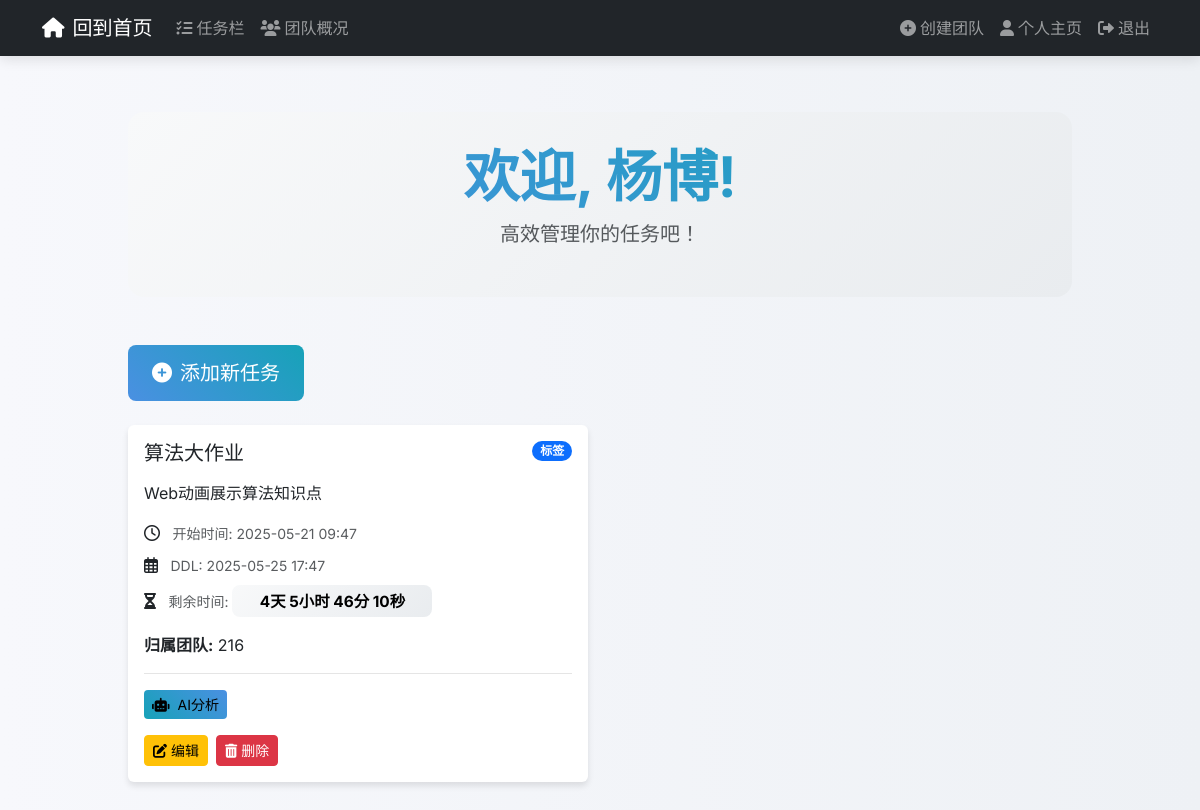
The page /dashboard (signed in) on the database its author committed.
### app.py (models this page shows, shortened)
class User(db.Model):
    id = db.Column(db.Integer, primary_key=True)
    username = db.Column(db.String(20), unique=True, nullable=False)
    email = db.Column(db.String(120), unique=True, nullable=False)
    password = db.Column(db.String(60), nullable=False)
    profile_picture = db.Column(db.String(20), nullable=True)  # Changed to nullable
    bio = db.Column(db.Text, nullable=True)
    created_at = db.Column(db.DateTime, nullable=True)  # Changed to nullable
    data = db.relationship('UserData',back_populates='user')
    is_admin = db.Column(db.Boolean, default=False)

class UserData(db.Model):
    id = db.Column(db.Integer, primary_key=True)
    title = db.Column(db.String(100), nullable=False)
    content = db.Column(db.Text, nullable=False)
    created_at = db.Column(db.DateTime, nullable=False, default=datetime.utcnow)
    deadline = db.Column(db.DateTime, nullable=True)  # New field
    ai_analysis = db.Column(db.Text, nullable=True)   # New field
    updated_at = db.Column(db.DateTime, nullable=False, default=datetime.utcnow, onupdate=datetime.utcnow)
    user_id = db.Column(db.Integer, db.ForeignKey('user.id'), nullable=False)
    user = db.relationship('User',back_populates='data')
    team_id = db.Column(db.Integer, db.ForeignKey('team.id'), nullable=True)  # 关联团队
    team = db.relationship('Team', backref='tasks')
    team_editable = db.Column(db.Boolean, default=False)

class Team(db.Model):
    id = db.Column(db.Integer, primary_key=True)
    name = db.Column(db.String(100), nullable=False)
    description = db.Column(db.Text, nullable=True)
    members = db.relationship('User', secondary='team_members', backref='teams')
    password = db.Column(db.String(6), nullable=False)  # 6位数字密码，必填

### app.py (the view)
@app.route('/dashboard')
@login_required
def dashboard():
    user = User.query.get_or_404(session['user_id'])
    teams = user.teams
    tasks = user_data = UserData.query.filter(
        or_(
            UserData.user_id == user.id,
            and_(
                UserData.team_id.in_([team.id for team in user.teams])
            )
        )
    ).order_by(UserData.created_at.desc()).all()
    return render_template('dashboard.html', user=user, user_data=tasks)

### app.py (called while the page is built)
def login_required(f):
    @wraps(f)
    def decorated_function(*args, **kwargs):
        if 'user_id' not in session:
            flash('Please log in to access this page.', 'warning')
            return redirect(url_for('login'))
        return f(*args, **kwargs)
    return decorated_function

### templates/dashboard.html (shortened to what this page needs)
{% extends "base.html" %}
{% block content %}
<div class="container mt-4">
    <div class="welcome-section text-center mb-5">
        <h1 class="display-4 fw-bold text-gradient">欢迎, {{ user.username }}!</h1>
        <p class="lead text-muted">高效管理你的任务吧！</p>
    </div>
    <div class="row mb-4">
        <div class="col">
            <a href="{{ url_for('add_data') }}" class="btn btn-primary btn-lg add-task-btn">
                <i class="fas fa-plus-circle me-2"></i>添加新任务
            </a>
        </div>
    </div>
    <div class="row">
        {% for data in user_data %}
        <div class="col-md-6 mb-4">
            <div class="card task-card h-100">
                <div class="card-body">
                    <div class="d-flex justify-content-between align-items-start mb-3">
                        <h5 class="card-title mb-0">{{ data.title }}</h5>
                        <span class="badge bg-primary rounded-pill">标签</span>
                    </div>
                    <p class="card-text">{{ data.content }}</p>
                    <div class="task-meta mb-3">
                        <p class="card-text mb-2">
                            <i class="far fa-clock me-2"></i>
                            <small class="text-muted">开始时间: {{ data.created_at.strftime('%Y-%m-%d %H:%M') }}</small>
                        </p>
                        {% if data.deadline %}
                        <p class="card-text mb-2">
                            <i class="far fa-calendar-alt me-2"></i>
                            <small class="text-muted">DDL: {{ data.deadline.strftime('%Y-%m-%d %H:%M') }}</small>
                        </p>
                        <p class="card-text">
                            <i class="fas fa-hourglass-half me-2"></i>
                            <small class="text-muted">剩余时间: <span class="countdown" data-deadline="{{ data.deadline.strftime('%Y-%m-%d %H:%M:%S') }}">Loading...</span></small>
                        </p>
                        {% endif %}
                    </div>
                    <p><strong>归属团队:</strong> {{ data.team.name if data.team else 'No team assigned' }}</p>
                    <div class="ai-analysis-section mt-3">
                        <button class="btn btn-info btn-sm analyze-btn" data-task-id="{{ data.id }}">
                            <i class="fas fa-robot me-2"></i>AI分析
                        </button>
                    </div>
                    <div class="task-actions mt-3">
                        <a href="{{ url_for('edit_data', data_id=data.id) }}" class="btn btn-warning btn-sm">
                            <i class="fas fa-edit me-1"></i>编辑
                        </a>
                        <a href="{{ url_for('delete_data', data_id=data.id) }}" class="btn btn-danger btn-sm" onclick="return confirm('Are you sure you want to delete this task?')">
                            <i class="fas fa-trash-alt me-1"></i>删除
                        </a>
                    </div>
                </div>
            </div>
        </div>
        {% endfor %}
    </div>
</div>
{% endblock %}

### templates/base.html (style rules this page uses)
body { font-family: 'Inter', sans-serif; background: linear-gradient(to right, #f7f8fc, #eef1f5); min-height: 100vh; }

### templates/dashboard.html (style rules this page uses)
:root { --primary-color: #4a90e2; --secondary-color: #6c757d; --success-color: #28a745; --danger-color: #dc3545; --warning-color: #ffc107; --info-color: #17a2b8; --light-color: #f8f9fa; --dark-color: #343a40; }
.welcome-section { padding: 2rem 0; background: linear-gradient(135deg, #f8f9fa 0%, #e9ecef 100%); border-radius: 1rem; margin-bottom: 2rem; }
.text-gradient { background: linear-gradient(45deg, var(--primary-color), var(--info-color)); -webkit-background-clip: text; -webkit-text-fill-color: transparent; }
.task-card { transition: transform 0.3s ease, box-shadow 0.3s ease; border: none; box-shadow: 0 4px 6px rgba(0, 0, 0, 0.1); }
.add-task-btn { background: linear-gradient(45deg, var(--primary-color), var(--info-color)); border: none; padding: 0.8rem 1.5rem; transition: transform 0.2s ease; }
.analyze-btn { background: linear-gradient(45deg, var(--info-color), var(--primary-color)); border: none; transition: all 0.3s ease; }
.ai-analysis-section { border-top: 1px solid rgba(0, 0, 0, 0.1); padding-top: 1rem; }
.countdown { font-weight: bold; font-size: 1.1em; padding: 0.3rem 0.6rem; border-radius: 0.5rem; background: linear-gradient(135deg, #f8f9fa 0%, #e9ecef 100%); display: inline-block; min-width: 200px; text-align: center; }
.task-actions { display: flex; gap: 0.5rem; }
.task-actions .btn { transition: all 0.3s ease; }

### rows shown on the page
User: username "杨博"
UserData: title "算法大作业", content "Web动画展示算法知识点", created_at "2025-05-21 09:47", deadline "2025-05-25 17:47", team "216"
